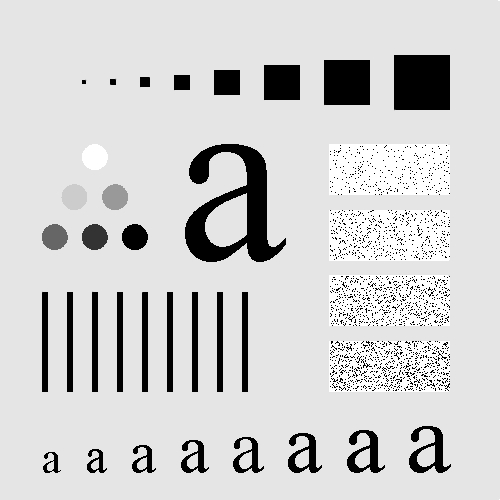
#> input picture assets/letter_a.tif, 500 x 500 px
$ python filter.py   (older library calls are emulated)
#> lines starting #> are read from the running program, lines starting #| are printed output that depends on the picture; after the words box and inside, x2 and y2 are one past the last pixel; in counts of white or black regions, pixels touching at a corner belong together
### libraries.py
import cv2
import numpy as np
import os
import matplotlib.pyplot as plt
import scipy as sp


# [68 lines left out: functions correlation_filter_with_padding, median_filter, correlation_with_no_padding, median_filter_with_no_padding, not called in this run]


def filter_image_in_frequency(img, h_uv):
    # Preprocessing: To
    u, v = np.indices(img.shape)
    shift_mat = np.power(-1, u + v)  # Matrix of (-1)^(x+y)
    # Multipy the img by (-1)^(x+y)
    shifted_img = img * shift_mat

    # Calculate DFT of the image
    dft_img = sp.fft.fft2(shifted_img, s=h_uv.shape)
    # Perform Multiplication of filter and DFT of the image
    g_uv = dft_img * h_uv
    # Calculate the Inverse Fourier Tranform of the result
    inv_fft_g = sp.fft.ifft2(g_uv)
    # Only Take the Real Values
    inv_fft_g_real = np.real(inv_fft_g)
    # Crop the image to the original image size
    result = inv_fft_g_real[:img.shape[0], :img.shape[1]]
    # Undo the shifting
    return result * shift_mat


def ideal_freq_low_pass_filter(size, cutoff_freq):
    ideal_lp_filter = np.zeros(shape=size, dtype=np.int)
    M_div2, N_div2 = size[0] / 2, size[1] / 2
    u, v = np.indices(size, dtype=np.int)

    response = np.sqrt(np.power(u - M_div2, 2) + np.power(v - N_div2, 2))
    ideal_lp_filter[response < cutoff_freq] = 1
    return ideal_lp_filter


def ideal_freq_high_pass_filter(size, cutoff_freq):
    ideal_hp_filter = 1 - ideal_freq_low_pass_filter(size, cutoff_freq)
    return ideal_hp_filter


def gaussian_low_pass_filter(size, cutoff_freq):
    u, v = np.indices(size, dtype=np.int)
    M_div2, N_div2 = size[0] / 2, size[1] / 2
    lp_filter = np.exp((-2 / np.power(cutoff_freq, 2)) * (np.power(u - M_div2, 2) + np.power(v - N_div2, 2)))
    return lp_filter


def gaussian_high_pass_filter(size, cutoff_freq):
    gauss_hp_filter = 1 - gaussian_low_pass_filter(size, cutoff_freq)
    return gauss_hp_filter


def butterworth_low_pass_filter(size, cutoff_freq, order):
    u, v = np.indices(size, dtype=np.int)
    M_div2, N_div2 = size[0] / 2, size[1] / 2

    d_uv2 = np.power(u - M_div2, 2) + np.power(v - N_div2, 2)  # Distance Squared
    d_uv_div_d0 = d_uv2 / np.power(cutoff_freq, 2)  # Distance Squared/D0^2
    divisor = 1 + np.power(d_uv_div_d0, order)  # 1 + (Distance Squared/D0^2)^n

    return 1 / divisor  # 1/(1 + (Distance Squared/D0^2)^n)


def butterworth_high_pass_filter(size, cutoff_freq, order):
    butterworth_lp_filter = 1 - butterworth_low_pass_filter(size, cutoff_freq, order)
    return butterworth_lp_filter

### lecture6/filter.py
import cv2

from libraries import *

letter_a = os.path.join(os.path.dirname(__file__), "../assets/letter_a.tif")
image = cv2.imread(letter_a, 0)
#> image is the input picture: shape (500, 500); min 0, max 255, mean 207.4

fft_size = (2048, 2048)

ideal_lp_filter = ideal_freq_low_pass_filter(size=fft_size, cutoff_freq=512)
cv2.imshow("Ideal LP filter", ideal_lp_filter.astype('uint8'))
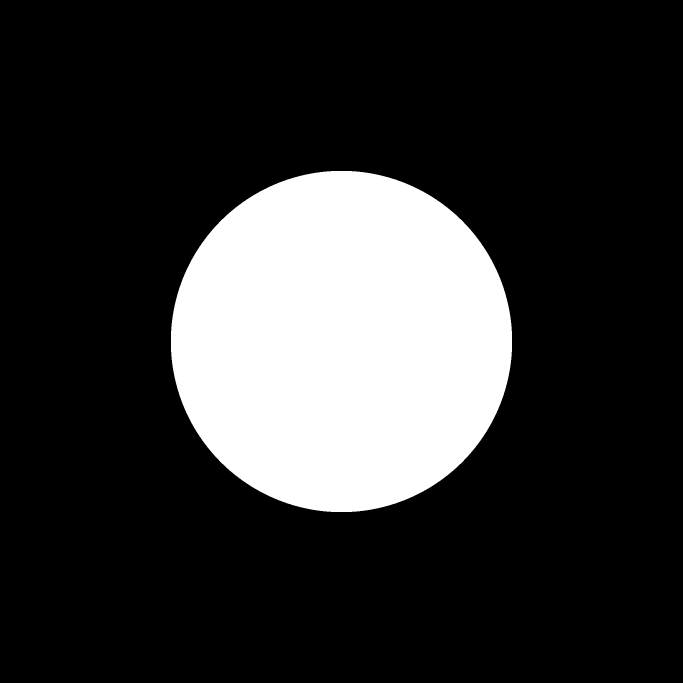
#> window 'Ideal LP filter': shape (2048, 2048) (shown at 1/3 size); values 0 (black) and 1 (white), 19.6% white; 1 white region, box (x1, y1, x2, y2) and area: (513, 513, 1536, 1536) 823469
cv2.imshow("Ideal LP filter image", filter_image_in_frequency(image, ideal_lp_filter))
cv2.waitKey(100)

gauss_lp_filter = gaussian_low_pass_filter(fft_size, 1000)
cv2.imshow("Gaussian LP filter", gauss_lp_filter)
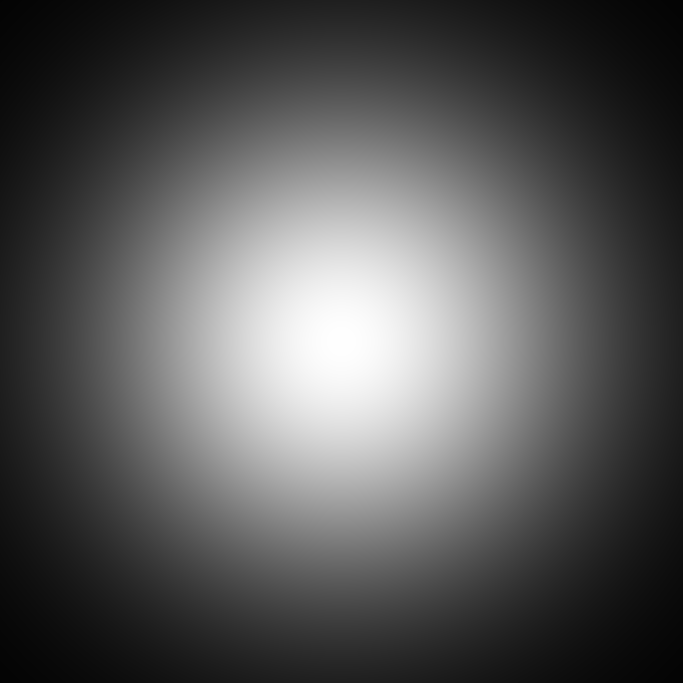
#> window 'Gaussian LP filter': shape (2048, 2048) float64 (shown at 1/3 size); min 0.0151, max 1, mean 0.345
cv2.imshow("Gaussian LP filter image", filter_image_in_frequency(image, gauss_lp_filter))
cv2.waitKey(100)

butterworth_lp_filter = butterworth_low_pass_filter(fft_size, 200, order=20)
cv2.imshow("Butterworth LP filter", butterworth_lp_filter)
cv2.imshow("Butterworth LP filter image", filter_image_in_frequency(image, butterworth_lp_filter))
cv2.waitKey(100)

ideal_hp_filter = ideal_freq_high_pass_filter(size=fft_size, cutoff_freq=512)
cv2.imshow("Ideal HP filter", ideal_hp_filter.astype('uint8'))
cv2.imshow("Ideal HP filter image", filter_image_in_frequency(image, ideal_hp_filter))
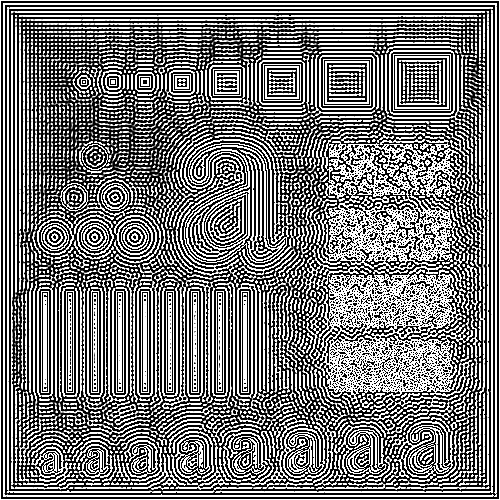
#> window 'Ideal HP filter image': shape (500, 500); min 0, max 255, mean 119.5
cv2.waitKey(100)

gauss_hp_filter = gaussian_high_pass_filter(fft_size, 1000)
cv2.imshow("Gaussian HP filter", gauss_hp_filter)
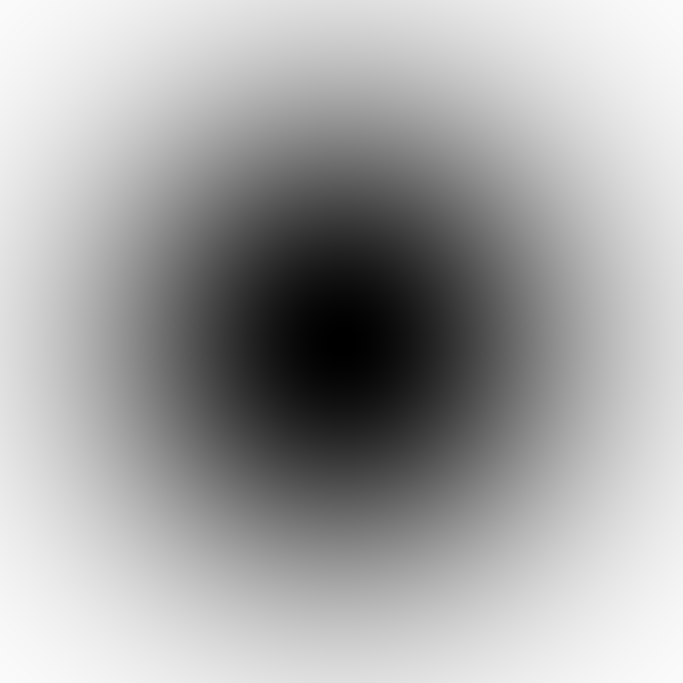
#> window 'Gaussian HP filter': shape (2048, 2048) float64 (shown at 1/3 size); min 0, max 0.985, mean 0.655
cv2.imshow("Gaussian HP filter image", filter_image_in_frequency(image, gauss_hp_filter))
cv2.waitKey(100)

butterworth_hp_filter = butterworth_high_pass_filter(fft_size, 200, order=10)
cv2.imshow("Butterworth HP filter", butterworth_hp_filter)
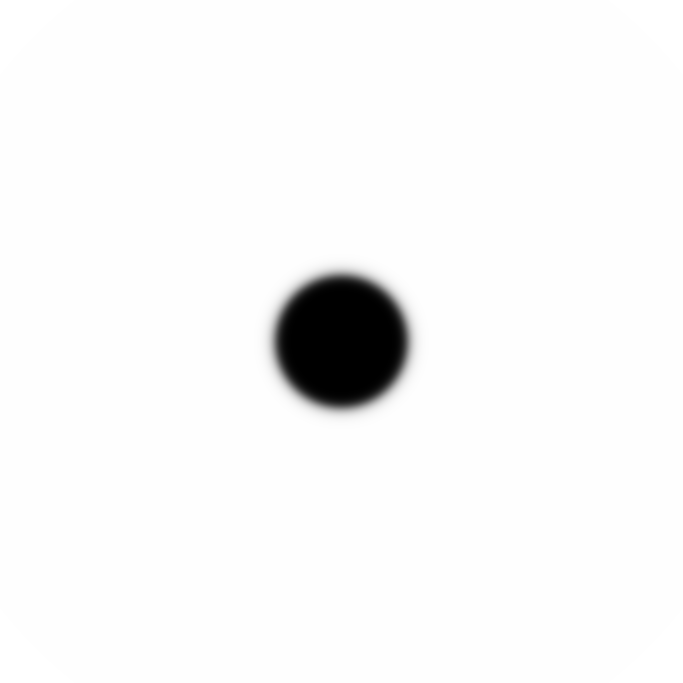
#> window 'Butterworth HP filter': shape (2048, 2048) float64 (shown at 1/3 size); min 0, max 1, mean 0.97
cv2.imshow("Butterworth HP filter image", filter_image_in_frequency(image, butterworth_hp_filter))
#> in filter_image_in_frequency (call 6), `return result * shift_mat`:
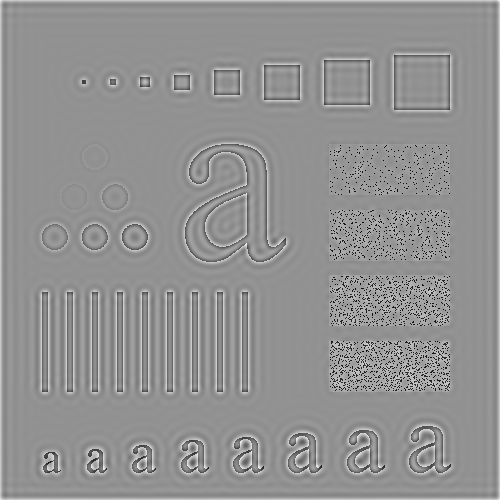
#> returned value: shape (500, 500) float64; min -255.1, max 190.4, mean 0.9; drawn with min black and max white
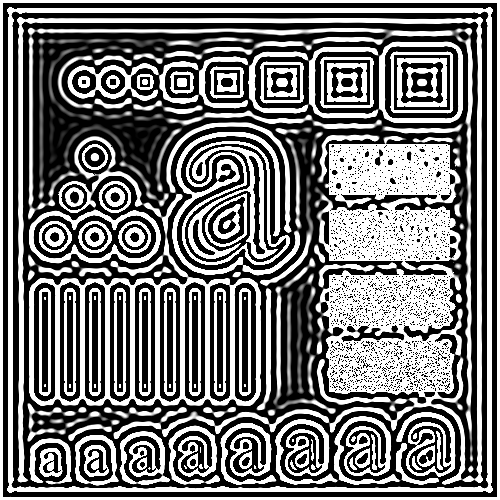
#> window 'Butterworth HP filter image': shape (500, 500); min 0, max 255, mean 119.3
cv2.waitKey(100)

cv2.waitKey(0)
cv2.destroyAllWindows()
